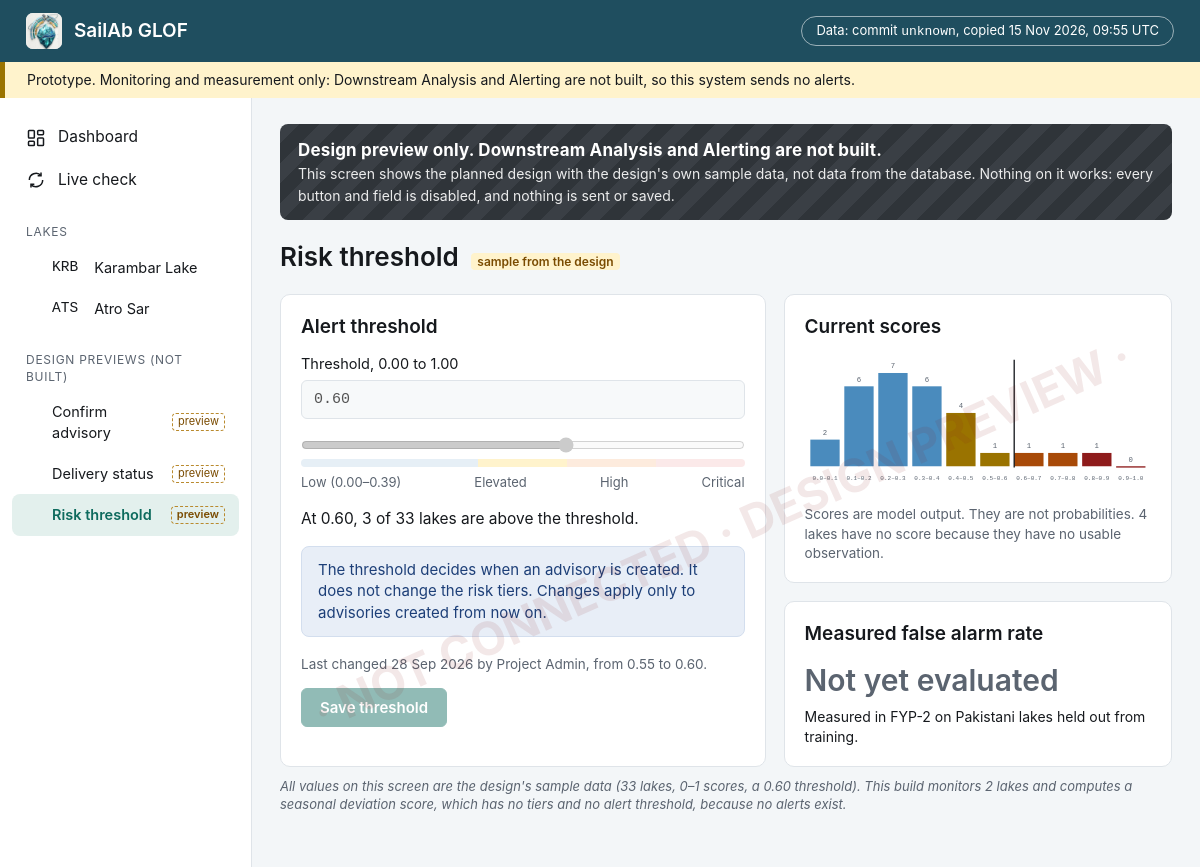
The page /preview/risk-threshold on the database its author committed.
### tables this page shows
CREATE TABLE lake (
    id INTEGER PRIMARY KEY,
    code TEXT NOT NULL UNIQUE,
    name TEXT NOT NULL,
    centre_lon REAL NOT NULL,
    centre_lat REAL NOT NULL,
    boundary_radius_m REAL NOT NULL,
    growth_distance_limit_m REAL NOT NULL DEFAULT 2500
);

### webapp/main.py (the view)
    @app.get("/preview/{name}", response_class=HTMLResponse)
    def preview_page(request: Request, name: str) -> HTMLResponse:
        if name not in previews:
            raise HTTPException(status_code=404, detail=f"no design preview called {name!r}")
        template, nav = previews[name]
        return render(request, template, nav, {})

### webapp/templates/preview_risk_threshold.html (shortened to what this page needs)
{% extends "preview_base.html" %}
{% set why = "Not built: the 0-1 risk score and alert threshold belong to the trained model and Alerting, which are not part of this build." %}
{% block preview %}
<h1>Risk threshold <span class="sample">sample from the design</span></h1>
<div class="grid two mt">
  <section class="card">
    <h2>Alert threshold</h2>
    <label style="font-size:14.5px">Threshold, 0.00 to 1.00
      <input type="text" value="0.60" disabled title="{{ why }}"
             style="display:block;width:100%;margin-top:6px;padding:10px 12px;border:1px solid var(--border);border-radius:6px;font:15px var(--mono);background:#f7f9fa">
    </label>
    <input type="range" min="0" max="1" step="0.01" value="0.60" disabled title="{{ why }}" style="width:100%;margin:18px 0 6px">
    <div style="display:flex;height:8px;border-radius:4px;overflow:hidden">
      <span style="flex:40;background:#e6eff6"></span><span style="flex:20;background:#fff3cc"></span>
      <span style="flex:20;background:#fdebdd"></span><span style="flex:20;background:#fbe9e9"></span></div>
    <div style="display:flex;justify-content:space-between;font-size:13px;color:var(--muted);margin-top:6px">
      <span>Low (0.00–0.39)</span><span>Elevated</span><span>High</span><span>Critical</span></div>
    <p style="font-size:15.5px">At 0.60, 3 of 33 lakes are above the threshold.</p>
    <div class="banner info">The threshold decides when an advisory is created. It does not change the risk tiers.
      Changes apply only to advisories created from now on.</div>
    <p style="color:var(--muted);font-size:13.5px">Last changed 28 Sep 2026 by Project Admin, from 0.55 to 0.60.</p>
    <button type="button" class="btn primary" disabled title="{{ why }}">Save threshold</button>
  </section>
  <div class="grid" style="align-content:start">
    <section class="card">
      <h2>Current scores</h2>
      {% set counts = [2, 6, 7, 6, 4, 1, 1, 1, 1, 0] %}
      <svg viewBox="0 0 520 200" style="width:100%" role="img" aria-label="sample score histogram from the design">
        {% for n in counts %}
        {% set colour = "#4a8bbd" if loop.index0 < 4 else ("#9a7300" if loop.index0 < 6 else ("#a84a08" if loop.index0 < 8 else "#8e1b1b")) %}
        <rect x="{{ 8 + loop.index0 * 51 }}" y="{{ 170 - n * 20 }}" width="44" height="{{ n * 20 if n else 2 }}" fill="{{ colour }}"/>
        <text x="{{ 30 + loop.index0 * 51 }}" y="{{ 163 - n * 20 }}" text-anchor="middle" class="axis">{{ n }}</text>
        <text x="{{ 30 + loop.index0 * 51 }}" y="190" text-anchor="middle" class="axis" style="font-size:9px">{{ "%.1f" | format(loop.index0 / 10) }}–{{ "%.1f" | format((loop.index0 + 1) / 10) }}</text>
        {% endfor %}
        <line x1="314" x2="314" y1="10" y2="172" stroke="#16191d" stroke-width="2"/>
      </svg>
      <p style="color:var(--muted);font-size:13.5px;margin-bottom:0">Scores are model output. They are not probabilities.
        4 lakes have no score because they have no usable observation.</p>
    </section>
    <section class="card">
      <h2>Measured false alarm rate</h2>
      <p style="font-size:30px;font-weight:600;color:var(--muted);margin:4px 0">Not yet evaluated</p>
      <p style="font-size:14px;margin:0">Measured in FYP-2 on Pakistani lakes held out from training.</p>
    </section>
  </div>
</div>
<p class="footnote">All values on this screen are the design's sample data (33 lakes, 0–1 scores, a 0.60 threshold). This build monitors 2 lakes and computes a
  seasonal deviation score, which has no tiers and no alert threshold, because no alerts exist.</p>
{% endblock %}

### webapp/templates/base.html (shortened to what this page needs)
<!doctype html>
<html lang="en">
<head>
  <link rel="stylesheet" href="/static/style.css">
</head>
<body>
  <header class="topbar">
    <a class="brand" href="/"><img src="/static/logo_mark.png" alt="">SailAb GLOF</a>
    <a class="provenance" href="/api/provenance" title="Which published database state these pages show">
      Data: commit <span class="mono">{{ provenance.git_commit or "unknown" }}</span>, copied {{ provenance.copied_at | utc_time }}
    </a>
  </header>
  <div class="banner-top">
    Prototype. Monitoring and measurement only: Downstream Analysis and Alerting are not built, so this system sends no alerts.
  </div>
  <div class="layout">
    <nav class="sidebar">
      <a href="/" class="{{ 'active' if nav == 'dashboard' }}">
        <svg viewBox="0 0 24 24" fill="none" stroke="currentColor" stroke-width="1.8"><rect x="3" y="3" width="7" height="9" rx="1"/><rect x="14" y="3" width="7" height="5" rx="1"/><rect x="14" y="12" width="7" height="9" rx="1"/><rect x="3" y="16" width="7" height="5" rx="1"/></svg>
        Dashboard</a>
      <a href="/live" class="{{ 'active' if nav == 'live' }}">
        <svg viewBox="0 0 24 24" fill="none" stroke="currentColor" stroke-width="1.8"><path d="M4 12a8 8 0 0 1 14-5.3M20 12a8 8 0 0 1-14 5.3"/><path d="M18 3v4h-4M6 21v-4h4"/></svg>
        Live check</a>
      <div class="section">Lakes</div>
      {% for l in nav_lakes %}
      <a href="/lakes/{{ l.code }}" class="sub {{ 'active' if nav == l.code }}"><span class="mono">{{ l.code }}</span>&nbsp;{{ l.name }}</a>
      {% endfor %}
      <div class="section">Design previews (not built)</div>
      <a href="/preview/confirm-advisory" class="sub preview-link {{ 'active' if nav == 'p-confirm' }}">Confirm advisory</a>
      <a href="/preview/delivery-status" class="sub preview-link {{ 'active' if nav == 'p-delivery' }}">Delivery status</a>
      <a href="/preview/risk-threshold" class="sub preview-link {{ 'active' if nav == 'p-threshold' }}">Risk threshold</a>
    </nav>
    <main>{% block main %}{% endblock %}</main>
  </div>
</body>
</html>

### webapp/static/style.css (style rules this page uses)
:root { --header: #1f4e5f; --primary: #0e6b5e; --primary-soft: #e3f0ed; --page: #f3f6f8; --card: #ffffff; --border: #dfe4e9; --text: #16191d; --muted: #5b6470; --banner: #fff3cc; --banner-stripe: #9a7300; --info: #e8eef7; --info-text: #1d3f78; --warn: #fff3cc; --warn-text: #6b5000; --error: #fbe9e9; --error-text: #8e1b1b; --optical: #1e4e8c; --chip: #eef1f4; --mono: "IBM Plex Mono", "JetBrains Mono", ui-monospace, "SFMono-Regular", Menlo, Consolas, monospace; }
* { box-sizing: border-box; }
html, body { margin: 0; }
body { background: var(--page); color: var(--text); font: 15px/1.45 Inter, "Segoe UI", system-ui, -apple-system, Roboto, Arial, sans-serif; }
a { color: var(--primary); text-decoration: none; }
.mono { font-family: var(--mono); }
.topbar { background: var(--header); color: #fff; height: 62px; display: flex; align-items: center; padding: 0 26px; gap: 12px; }
.topbar .brand { display: flex; align-items: center; gap: 12px; color: #fff; font-weight: 600; font-size: 19px; }
.topbar .brand img { width: 36px; height: 36px; border-radius: 7px; background: #fff; }
.provenance { border: 1px solid rgba(255,255,255,.55); border-radius: 999px; padding: 4px 14px; font-size: 13px; color: #fff; }
.banner-top { background: var(--banner); border-left: 5px solid var(--banner-stripe); padding: 8px 22px; font-size: 14px; }
.layout { display: grid; grid-template-columns: 252px 1fr; min-height: calc(100vh - 100px); }
.sidebar { background: #fff; border-right: 1px solid var(--border); padding: 18px 12px; }
.sidebar a { display: flex; align-items: center; gap: 12px; padding: 10px 14px; border-radius: 8px; color: var(--text); font-size: 15.5px; }
.sidebar a.active { background: var(--primary-soft); color: var(--primary); font-weight: 600; }
.sidebar .section { margin: 22px 14px 6px; font-size: 12px; letter-spacing: .06em; color: var(--muted); text-transform: uppercase; }
.sidebar .sub { padding-left: 40px; font-size: 14.5px; }
.sidebar svg { width: 20px; height: 20px; flex: none; }
main { padding: 26px 28px 40px; min-width: 0; }
h1 { font-size: 26px; font-weight: 600; margin: 0 0 4px; }
h2 { font-size: 19px; font-weight: 600; margin: 0 0 12px; }
.card { background: var(--card); border: 1px solid var(--border); border-radius: 10px; padding: 18px 20px; }
.grid { display: grid; gap: 18px; }
.two { grid-template-columns: minmax(0, 1.25fr) minmax(0, 1fr); }
.mt { margin-top: 18px; }
.banner { border-radius: 8px; padding: 12px 16px; display: flex; gap: 12px; align-items: flex-start; margin-bottom: 18px; font-size: 15px; }
.banner.info { background: var(--info); color: var(--info-text); border: 1px solid #d3deee; }
svg .axis { font: 11px var(--mono); fill: #5b6470; }
.footnote { font-size: 13px; color: var(--muted); font-style: italic; margin-top: 10px; }
.preview-link::after { content: "preview"; margin-left: auto; font-size: 11px; color: #7a4b00; border: 1px dashed #b98a2e; border-radius: 4px; padding: 0 5px; }
.preview-body button, .preview-body input, .preview-body select, .preview-body textarea { cursor: not-allowed; }
.preview-body .sample { font-size: 12px; color: #7a4b00; background: #fff3cc; border-radius: 4px; padding: 1px 6px; margin-left: 6px; }
.btn { font: 600 15px Inter, system-ui, sans-serif; border-radius: 6px; padding: 9px 18px; border: 1px solid var(--border); background: #fff; color: var(--text); }
.btn.primary { background: var(--primary); border-color: var(--primary); color: #fff; }
.btn[disabled] { opacity: .45; }

### rows shown on the page
lake: code "KRB", name "Karambar Lake"
lake: code "ATS", name "Atro Sar"

### other values the page prints
{{ provenance.git_commit or "unknown" }} "unknown"
{{ provenance.copied_at | utc_time }} "15 Nov 2026, 09:55 UTC"
{{ n }} "2" "6" "7" "6" "4" "1" "1" "1" "1" "0"
{{ "%.1f" | format(loop.index0 / 10) }} "0.0" "0.1" "0.2" "0.3" "0.4" "0.5" "0.6" "0.7" "0.8" "0.9"
{{ "%.1f" | format((loop.index0 + 1) / 10) }} "0.1" "0.2" "0.3" "0.4" "0.5" "0.6" "0.7" "0.8" "0.9" "1.0"
